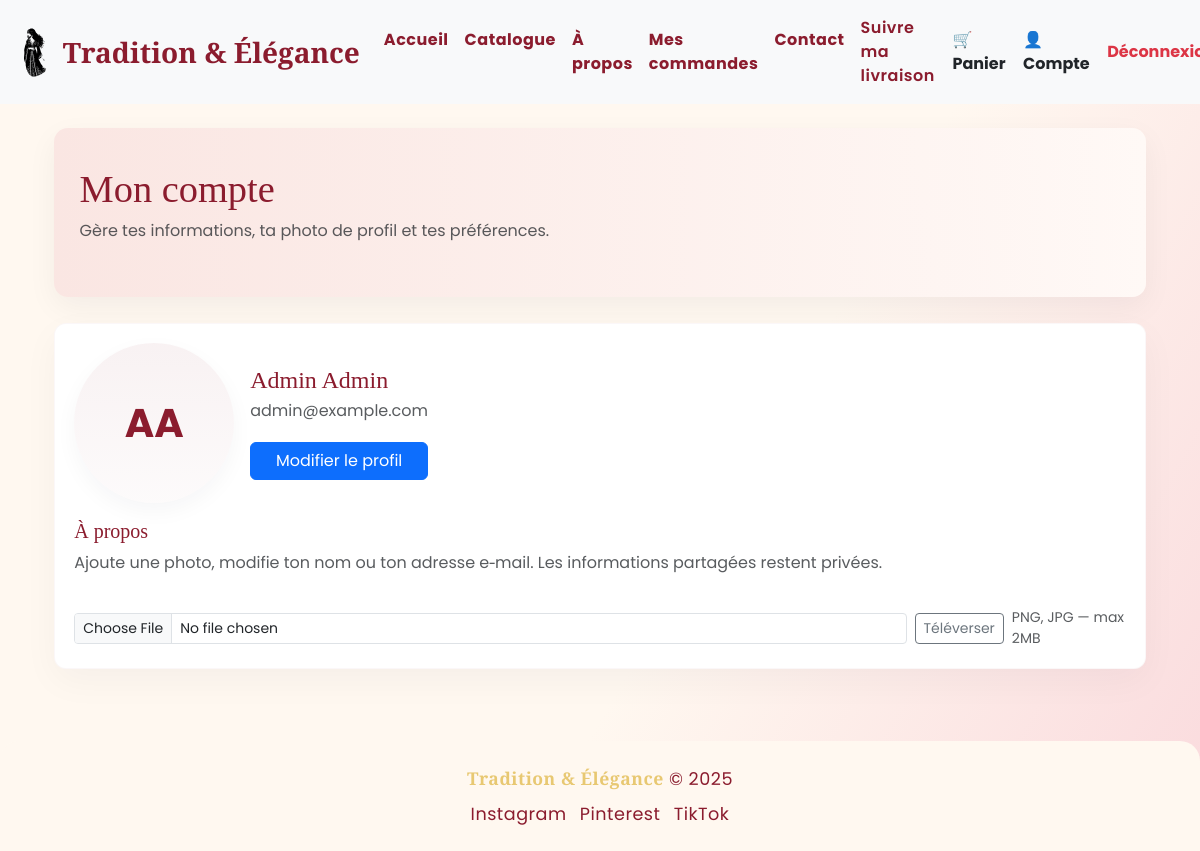
Screenshot of /profile (signed in) with the database file from the repository.
### app/models.py (models this page shows)
class User(db.Model):
    __tablename__ = "user"
    id = db.Column(db.Integer, primary_key=True)
    email = db.Column(db.String(120), unique=True, nullable=False)
    password_hash = db.Column(db.String(128), nullable=False)
    first_name = db.Column(db.String(50))
    last_name = db.Column(db.String(50))
    profile_image = db.Column(db.Text, default=None)
    is_admin = db.Column(db.Boolean, default=False)
    address = db.Column(db.Text)
    carts = db.relationship("Cart", back_populates="user", uselist=True)
    orders = db.relationship("Order", back_populates="user", uselist=True)
    payments = db.relationship("Payment", back_populates="user", uselist=True)
    threads = db.relationship("MessageThread", back_populates="user", uselist=True)

### app/routes/profile_routes.py (the view, shortened to what this page needs)
@profile_bp.route("/profile", methods=["GET", "POST"])
def view_profile():
    user_id = session.get("user_id")
    if not user_id:
        flash("Veuillez vous connecter.", "warning")
        return redirect("/login")
    user = User.query.get(user_id)
    if not user:
        flash("Utilisateur introuvable.", "danger")
        return redirect("/")
    return render_template("profile.html", user=user)

### app/templates/profile.html (shortened to what this page needs)
{% extends "base.html" %}
{% block content %}
<div class="container">
  <div class="profile-hero">
    <h1>Mon compte</h1>
    <p class="text-muted" style="margin-top:.4rem">Gère tes informations, ta photo de profil et tes préférences.</p>
  </div>
  <div class="profile-body">
    <section class="card-profile">
      <div class="row g-3">
        <div class="col-12 d-flex align-items-center gap-3">
          {% if user.profile_image %}
            <img id="profilePreview" src="{{ url_for('static', filename=user.profile_image) }}" alt="Avatar" class="avatar">
          {% else %}
            <div id="profilePreview" class="initials">{{ (user.first_name[0] if user.first_name else 'U') }}{{ (user.last_name[0] if user.last_name else 'A') }}</div>
          {% endif %}
          <div>
            <h4 style="font-family:'Playfair Display',serif;color:var(--brand);margin-bottom:4px;">{{ user.first_name or '' }} {{ user.last_name or '' }}</h4>
            <p class="text-muted mb-1">{{ user.email }}</p>
            <a href="{{ url_for('profile.edit_profile') }}" class="btn btn-primary btn-edit">Modifier le profil</a>
          </div>
        </div>
        <div class="col-12">
          <h5 style="font-family:'Playfair Display',serif;color:var(--brand);margin-bottom:.5rem;">À propos</h5>
          <p class="text-muted">Ajoute une photo, modifie ton nom ou ton adresse e‑mail. Les informations partagées restent privées.</p>
        </div>
        <div class="col-12">
          <form method="post" enctype="multipart/form-data" class="d-flex gap-2 align-items-center">
            <input type="file" name="profile_image" accept="image/*" class="form-control form-control-sm" onchange="previewProfile(this)">
            <button class="btn btn-outline-secondary btn-sm" type="submit">Téléverser</button>
            <small class="text-muted">PNG, JPG — max 2MB</small>
          </form>
        </div>
      </div>
    </section>
  </div>
</div>
{% endblock %}

### app/static/elegance.css (style rules this page uses)
body { background: linear-gradient(120deg, #FFF8F0 60%, #FADADD 100%); font-family: 'Poppins', 'Inter', sans-serif; }

### app/templates/profile.html (style rules this page uses)
:root { --brand:#8B1C2E; --soft-pink:#F6D7D7; --paper:#FFF8F0; }
.profile-hero { background: linear-gradient(90deg, rgba(246,215,215,0.55), rgba(255,249,246,1)); border-radius:14px; padding:2.4rem 1.6rem; margin-bottom:1.6rem; box-shadow:0 10px 30px rgba(15,23,42,0.05); }
.profile-hero h1 { font-family:"Playfair Display",serif; color:var(--brand); font-size:2.4rem; margin:0; }
.profile-body { display:flex; gap:1.4rem; align-items:flex-start; }
.card-profile { flex:1; border-radius:12px; padding:1.2rem; box-shadow:0 12px 36px rgba(15,23,42,0.04); border:1px solid rgba(139,28,46,0.03); background:#fff; }
.initials { width:160px; height:160px; border-radius:50%; display:flex; align-items:center; justify-content:center; background:linear-gradient(180deg, rgba(139,28,46,0.06), rgba(139,28,46,0.02)); color:var(--brand); font-weight:700; font-size:40px; box-shadow: 0 8px 22px rgba(15,23,42,0.04); }
.btn-edit { width:100%; margin-top:.9rem; }

### rows the page displays
User: first_name "A", last_name "A", first_name "Admin", last_name "Admin", email "admin@example.com"
